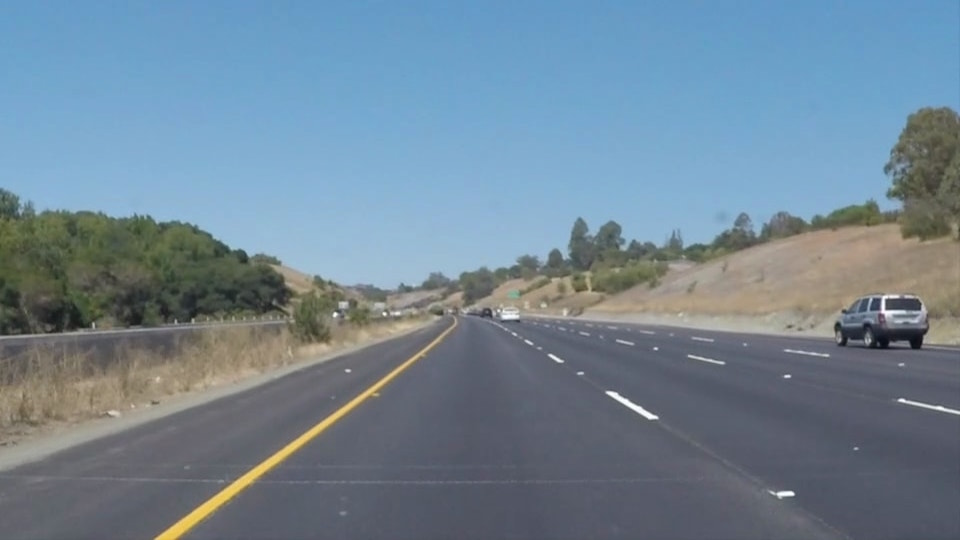
#> input picture CarND-LaneLines-P1/test_images/solidYellowCurve.jpg, 960 x 540 px
$ jupyter execute --allow-errors P1.ipynb   (shell and % lines are left out)
#> lines starting #> are read from the running program, lines starting #| are printed output that depends on the picture; after the words box and inside, x2 and y2 are one past the last pixel; in counts of white or black regions, pixels touching at a corner belong together
# **Finding Lane Lines on the Road**
***
In this project, you will use the tools you learned about in the lesson to identify lane lines on the road.  You can develop your pipeline on a series of individual images, and later apply the result to a video stream (really just a series of images). Check out the video clip "raw-lines-example.mp4" (also contained in this repository) to see what the output should look like after using the helper functions below.

Once you have a result that looks roughly like "raw-lines-example.mp4", you'll need to get creative and try to average and/or extrapolate the line segments you've detected to map out the full extent of the lane lines.  You can see an example of the result you're going for in the video "P1_example.mp4".  Ultimately, you would like to draw just one line for the left side of the lane, and one for the right.

---
Let's have a look at our first image called 'test_images/solidWhiteRight.jpg'.  Run the 2 cells below (hit Shift-Enter or the "play" button above) to display the image.

**Note** If, at any point, you encounter frozen display windows or other confounding issues, you can always start again with a clean slate by going to the "Kernel" menu above and selecting "Restart & Clear Output".

---

**The tools you have are color selection, region of interest selection, grayscaling, Gaussian smoothing, Canny Edge Detection and Hough Tranform line detection.  You  are also free to explore and try other techniques that were not presented in the lesson.  Your goal is piece together a pipeline to detect the line segments in the image, then average/extrapolate them and draw them onto the image for display (as below).  Once you have a working pipeline, try it out on the video stream below.**

---

<figure>

 <figcaption>
 <p></p>
 <p style="text-align: center;"> Your output should look something like this (above) after detecting line segments using the helper functions below </p>
 </figcaption>
</figure>
 <p></p>
<figure>

 <figcaption>
 <p></p>
 <p style="text-align: center;"> Your goal is to connect/average/extrapolate line segments to get output like this</p>
 </figcaption>
</figure>

[cell 1]
#importing some useful packages
import matplotlib.pyplot as plt
import matplotlib.image as mpimg
import numpy as np
import cv2
from operator import itemgetter

[cell 2]
import math

def grayscale(img):
    """Applies the Grayscale transform
    This will return an image with only one color channel
    but NOTE: to see the returned image as grayscale
    you should call plt.imshow(gray, cmap='gray')"""
    return cv2.cvtColor(img, cv2.COLOR_BGR2GRAY)

def canny(img, low_threshold, high_threshold):
    """Applies the Canny transform"""
    return cv2.Canny(img, low_threshold, high_threshold)

def gaussian_blur(img, kernel_size):
    """Applies a Gaussian Noise kernel"""
    return cv2.GaussianBlur(img, (kernel_size, kernel_size), 0)

def region_of_interest(img, vertices):
    """
    Applies an image mask.

    Only keeps the region of the image defined by the polygon
    formed from `vertices`. The rest of the image is set to black.
    """
    #defining a blank mask to start with
    mask = np.zeros_like(img)

    #defining a 3 channel or 1 channel color to fill the mask with depending on the input image
    if len(img.shape) > 2:
        channel_count = img.shape[2]  # i.e. 3 or 4 depending on your image
        ignore_mask_color = (255,) * channel_count
    else:
        ignore_mask_color = 255

    #filling pixels inside the polygon defined by "vertices" with the fill color
    cv2.fillPoly(mask, vertices, ignore_mask_color)

    #returning the image only where mask pixels are nonzero
    masked_image = cv2.bitwise_and(img, mask)
    return masked_image


def draw_lines(img, lines, color=[255, 0, 0], thickness=7):
    """
    NOTE: this is the function you might want to use as a starting point once you want to
    average/extrapolate the line segments you detect to map out the full
    extent of the lane (going from the result shown in raw-lines-example.mp4
    to that shown in P1_example.mp4).

    Think about things like separating line segments by their
    slope ((y2-y1)/(x2-x1)) to decide which segments are part of the left
    line vs. the right line.  Then, you can average the position of each of
    the lines and extrapolate to the top and bottom of the lane.

    This function draws `lines` with `color` and `thickness`.
    Lines are drawn on the image inplace (mutates the image).
    If you want to make the lines semi-transparent, think about combining
    this function with the weighted_img() function below
    """
    global right, left
    #print (lines)
    pre_right = []
    pre_left = []
    for line in lines.tolist():
        for x1,y1,x2,y2 in line:
            if x2 == x1:
                continue
            m = (y2-y1)/(x2-x1)
            #print (m)
            if abs(m) > 0.55:
                #print (m)
                if m < 0:
                    pre_right.append(line)
                else:
                    pre_left.append(line)


    if len(pre_right) > 9:
        right = pre_right
        #print (pre_right)
#     print("right ", len(right))
#     print("pre_right ", len(pre_right))
    if len(pre_left) > 9:
        left = pre_left
#     print("left ", len(left))
#     print("pre_left ", len(pre_left))

    right_lines = np.array(right)
    left_lines = np.array(left)

    sorted_right = sorted((np.reshape(right_lines,(-1,2))), key = itemgetter(0))
    sorted_left = sorted((np.reshape(left_lines,(-1,2))), key = itemgetter(0))

    sorted_right = np.array(sorted_right)
    sorted_left = np.array(sorted_left)
    #print(sorted_left)
    right_x = np.delete(sorted_right,1,1)
    right_y = np.delete(sorted_right,0,1)
    left_x = np.delete(sorted_left,1,1)
    left_y = np.delete(sorted_left,0,1)
    #print(left_x)
    #print(left_y)
    r_poly = np.polyfit((np.reshape(right_x,-1)), (np.reshape(right_y,-1)), 1.9)
    l_poly = np.polyfit((np.reshape(left_x,-1)), (np.reshape(left_y,-1)), 1.9)
    func_r = np.poly1d(r_poly)
    func_l = np.poly1d(l_poly)

    domain_r = np.arange(150, img.shape[1]/2-50, 1)
    domain_l = np.arange(img.shape[1]/2+50, img.shape[1]-100, 1)
    #domain_l = np.append(np.array([0.0]),domain_l)
    pts_r = np.column_stack((domain_r,func_r(domain_r)))
    pts_l = np.column_stack((domain_l,func_l(domain_l)))
    # [7 lines of commented-out code are left out]

    cv2.polylines(img, np.int32([pts_r]), 0, color,thickness)
    cv2.polylines(img, np.int32([pts_l]), 0, color,thickness)
#    for line in lines:
#        for x1,y1,x2,y2 in line:
#            cv2.line(img, (x1, y1), (x2, y2), color, thickness)

def hough_lines(img, rho, theta, threshold, min_line_len, max_line_gap):
    """
    `img` should be the output of a Canny transform.
    Returns an image with hough lines drawn.
    """
    lines = cv2.HoughLinesP(img, rho, theta, threshold, np.array([]), minLineLength=min_line_len, maxLineGap=max_line_gap)
    line_img = np.zeros((*img.shape, 3), dtype=np.uint8)
    draw_lines(line_img, lines)
    return line_img

# Python 3 has support for cool math symbols.

def weighted_img(img, initial_img, α=0.8, β=1., λ=1.):
    """
    `img` is the output of the hough_lines(), An image with lines drawn on it.
    Should be a blank image (all black) with lines drawn on it.

    `initial_img` should be the image before any processing.

    The result image is computed as follows:

    initial_img * α + img * β + λ
    NOTE: initial_img and img must be the same shape!
    """
    return cv2.addWeighted(initial_img, α, img, β, λ)

[cell 3]
#reading in an image
image = mpimg.imread('test_images/solidYellowCurve.jpg')
#> image is the input picture: shape (540, 960, 3); mean R, G, B 113, 133.4, 149

def color_mask(img, boundary):
    # create NumPy arrays from the boundary
    lower = np.array(boundary[0], dtype = "uint8")
    upper = np.array(boundary[1], dtype = "uint8")

    # find the colors within the specified boundaries and apply
    # the mask
    clrmask = cv2.inRange(img, lower, upper)
    return clrmask

def ta_da(image):
    imshape = image.shape

    left = []
    right = []

    # define the list of RGB boundaries to select
    boundaries = [
        ([220, 220, 220], [255, 255, 255]),
        ([151, 131, 0], [255, 228, 255])
        ]

    # color mask image
    color_pik0 = color_mask(image, boundaries[0]) # white lines
    color_pik1 = color_mask(image, boundaries[1]) # yellow lines
    color_pik = cv2.add(color_pik0, color_pik1)
    colormask = cv2.bitwise_and(image, image, mask = color_pik)

    # grayscale image
    gray = grayscale(image)

    # Gaussian blurring
    kernel_size = 3
    blur_gray = gaussian_blur(gray, kernel_size)

    # Canny edge detection
    low_threshold = 20
    high_threshold =30
    edges = canny(blur_gray,low_threshold,high_threshold)

    # combined masked image
    all_mask = cv2.add(color_pik, edges)
    vertices = np.array([[(100,imshape[0]),(imshape[1]/2-30, imshape[0]/2+56), (imshape[1]/2+30, imshape[0]/2+56), (imshape[1]-90,imshape[0]), (imshape[1]-160,imshape[0]), (imshape[1]/2+2, imshape[0]/2+56), (imshape[1]/2-2, imshape[0]/2+56),(200,imshape[0])]], dtype=np.int32)
    masked_edges = region_of_interest(all_mask,vertices)

    # Hough transform
    rho = 2
    theta = np.pi*2/180
    threshold = 50
    min_line_len = 40
    max_line_gap = 20
    h_lines = hough_lines(masked_edges, rho, theta, threshold, min_line_len, max_line_gap)

    # weighted image
    line_edges = weighted_img(h_lines, image)

    # list of all images
    images=[]
    images.extend([image,color_pik, colormask,gray,blur_gray,edges,masked_edges,h_lines,line_edges])
    return images

#printing out some stats and plotting
print('This image is:', type(image), 'with dimesions:', image.shape)
#| This image is: <class 'numpy.ndarray'> with dimesions: (540, 960, 3)
plt.rcParams['image.cmap'] = 'gray' # set colormap parameters
images = ta_da(image)
#> in color_mask, `clrmask = cv2.inRange(img, lower, upper)`:
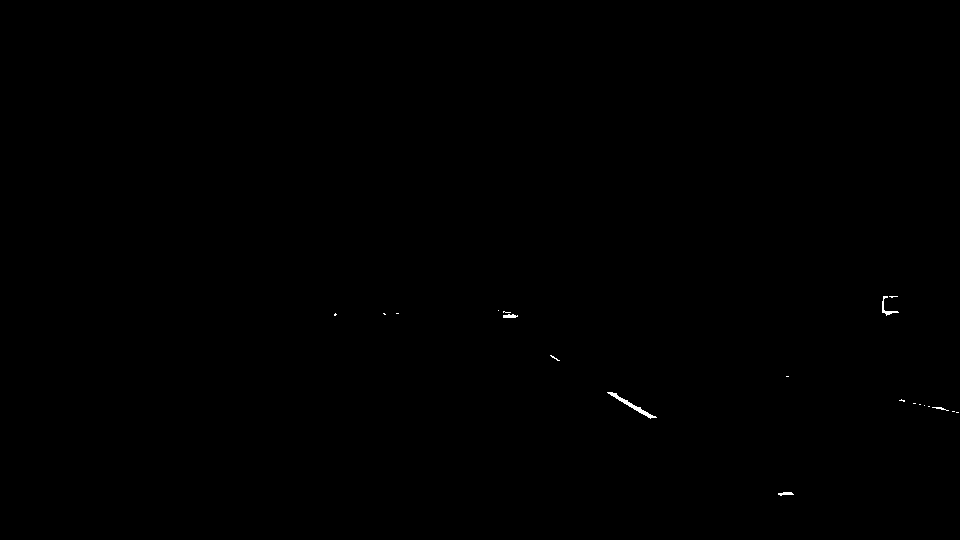
#> clrmask: shape (540, 960); 0.09% white; 20 white regions (15 under 20 px), largest, box (x1, y1, x2, y2) and area: (607, 392, 657, 419) 202, (882, 296, 899, 316) 80, (503, 314, 518, 318) 46, (778, 492, 794, 496) 42, (932, 407, 949, 411) 26
#> in ta_da, `color_pik = cv2.add(color_pik0, color_pik1)`:
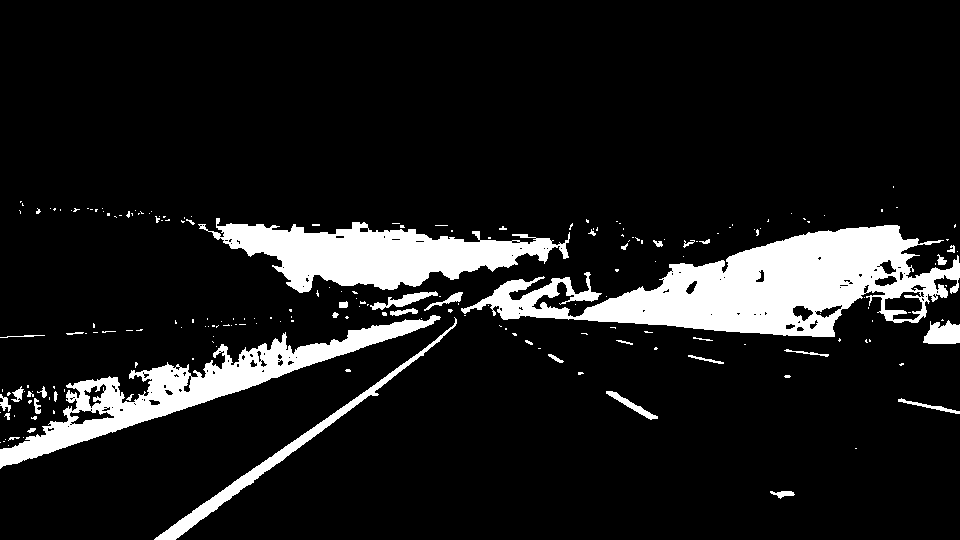
#> color_pik: shape (540, 960); 11.1% white; 206 white regions (166 under 20 px), largest, box (x1, y1, x2, y2) and area: (461, 225, 960, 337) 24917, (198, 218, 570, 293) 13242, (0, 315, 441, 469) 12376
#> in ta_da, `colormask = cv2.bitwise_and(image, image, mask = color_pik)`:
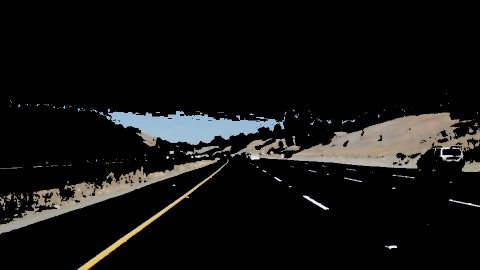
#> colormask: shape (540, 960, 3) (shown at 1/2 size); mean R, G, B 18.5, 18.3, 17.3
#> in grayscale, `return cv2.cvtColor(img, cv2.COLOR_BGR2GRAY)`:
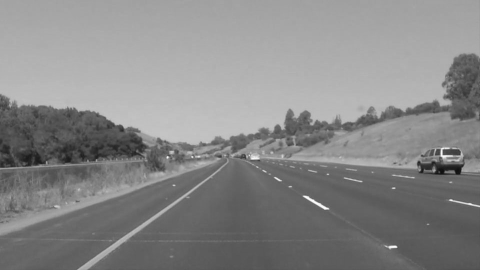
#> returned value: shape (540, 960) (shown at 1/2 size); min 13, max 255, mean 135.7
#> in ta_da, `all_mask = cv2.add(color_pik, edges)`:
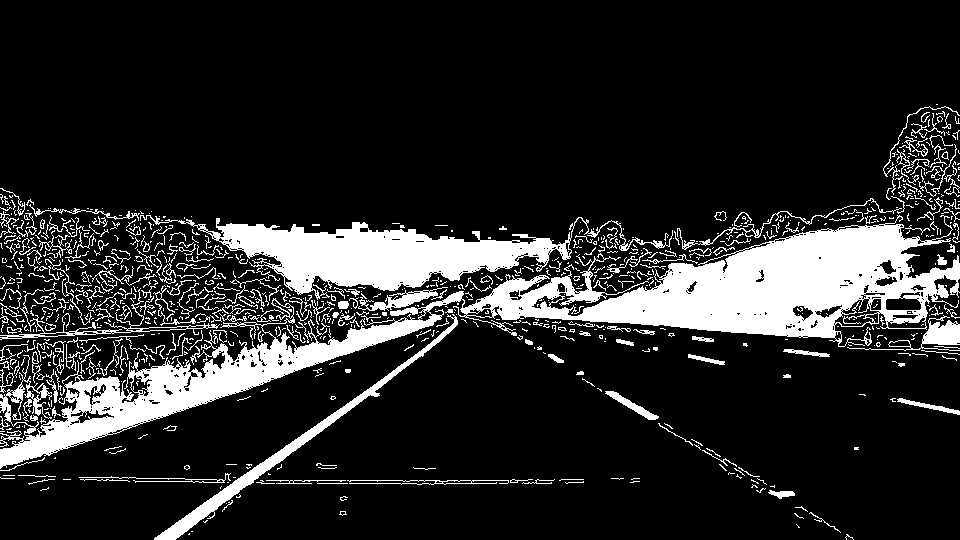
#> all_mask: shape (540, 960); 15.7% white; 965 white regions (719 under 20 px), largest, box (x1, y1, x2, y2) and area: (0, 215, 960, 469) 43346, (140, 215, 673, 300) 14576, (154, 314, 458, 540) 3230
#> in region_of_interest, `masked_image = cv2.bitwise_and(img, mask)`:
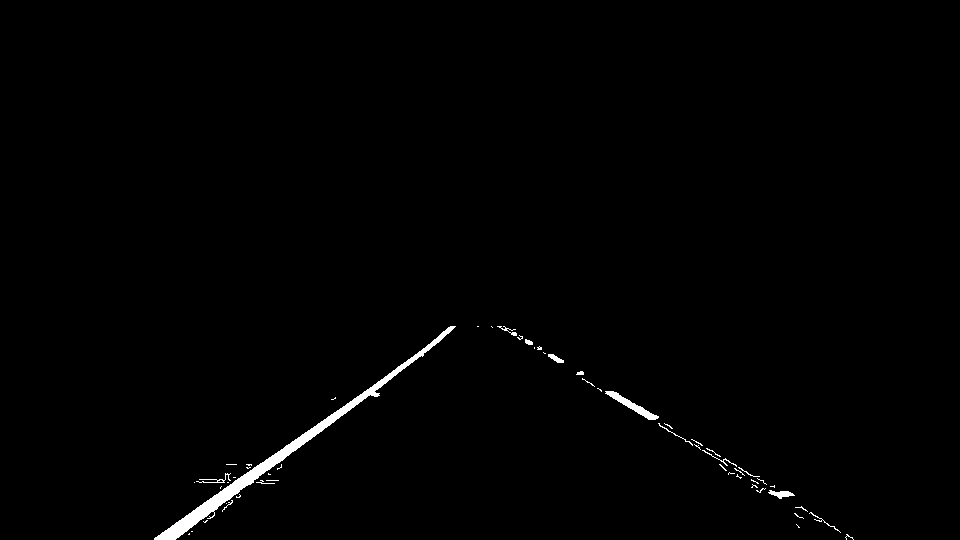
#> masked_image: shape (540, 960); 0.88% white; 55 white regions (40 under 20 px), largest, box (x1, y1, x2, y2) and area: (154, 326, 456, 540) 3177, (605, 391, 659, 420) 372, (768, 490, 795, 499) 127
#> in hough_lines, `lines = cv2.HoughLinesP(img, rho, theta, threshold, np.array([]), minL..`: lines = 24 rows, first 6: [164, 539, 450, 331], [165, 539, 443, 337], [170, 539, 390, 379], [160, 539, 453, 326], [158, 539, 328, 416], [694, 444, 817, 520]
#> the loop in draw_lines, `for line in lines.tolist():` made 24 passes
#> after the loop in draw_lines, `for line in lines.tolist():`: pre_left = [[[694, 444, 817, 520]], [[605, 391, 692, 445]], [[607, 391, 788, 495]], [[501, 326, 583, 373]], [[557, 362, 648, 419]], [[773, 491, 846, 536]], [[609, 391, 789, 495]], [[613, 391, 658, 417]], [[500, 326, 675, 435]], [[615, 396, 726, 465]]]; pre_right = 13 items
#> in draw_lines, `left = pre_left`: left has the same summary as pre_left
#> in draw_lines, `right_lines = np.array(right)`: right_lines = 13 rows, first 6: [164, 539, 450, 331], [165, 539, 443, 337], [170, 539, 390, 379], [160, 539, 453, 326], [158, 539, 328, 416], [172, 539, 374, 392]
#> in draw_lines, `left_lines = np.array(left)`: left_lines = [[694, 444, 817, 520], [605, 391, 692, 445], [607, 391, 788, 495], [501, 326, 583, 373], [557, 362, 648, 419], [773, 491, 846, 536], [609, 391, 789, 495], [613, 391, 658, 417], [500, 326, 675, 435], [615, 396, 726, 465]]
#> in draw_lines, `sorted_right = sorted((np.reshape(right_lines,(-1,2))), key = itemgett..`: sorted_right = 26 pairs, first value 154 to 453, second value 326 to 539
#> in draw_lines, `sorted_left = sorted((np.reshape(left_lines,(-1,2))), key = itemgetter..`: sorted_left = [[500, 326], [501, 326], [557, 362], [583, 373], [605, 391], [607, 391], [609, 391], [613, 391], [615, 396], [648, 419], [658, 417], [675, 435], [692, 445], [694, 444], [726, 465], [773, 491], [788, 495], [789, 495], [817, 520], [846, 536]]
#> in draw_lines, `sorted_left = np.array(sorted_left)`: sorted_left = 20 rows, first 8: [500, 326], [501, 326], [557, 362], [583, 373], [605, 391], [607, 391], [609, 391], [613, 391]
#> in draw_lines, `right_x = np.delete(sorted_right,1,1)`: right_x = 26 values from 154 to 453
#> in draw_lines, `right_y = np.delete(sorted_right,0,1)`: right_y = 26 values, max 539 at index 0, min 326 at index 25, mean 456.4
#> in draw_lines, `left_x = np.delete(sorted_left,1,1)`: left_x = 20 values from 500 to 846
#> in draw_lines, `left_y = np.delete(sorted_left,0,1)`: left_y = 20 values, max 536 at index 19, min 326 at index 0, mean 425.4
#> in draw_lines, `r_poly = np.polyfit((np.reshape(right_x,-1)), (np.reshape(right_y,-1))..`: r_poly = [-0.727, 659.2]
#> in draw_lines, `l_poly = np.polyfit((np.reshape(left_x,-1)), (np.reshape(left_y,-1)), ..`: l_poly = [0.603, 24.6]
#> in draw_lines, `pts_r = np.column_stack((domain_r,func_r(domain_r)))`: pts_r = 280 pairs, first value 150 to 429, second value 347.3 to 550.1
#> in draw_lines, `pts_l = np.column_stack((domain_l,func_l(domain_l)))`: pts_l = 330 pairs, first value 530 to 859, second value 344.2 to 542.5
#> in draw_lines, `cv2.polylines(img, np.int32([pts_l]), 0, color,thickness)`:
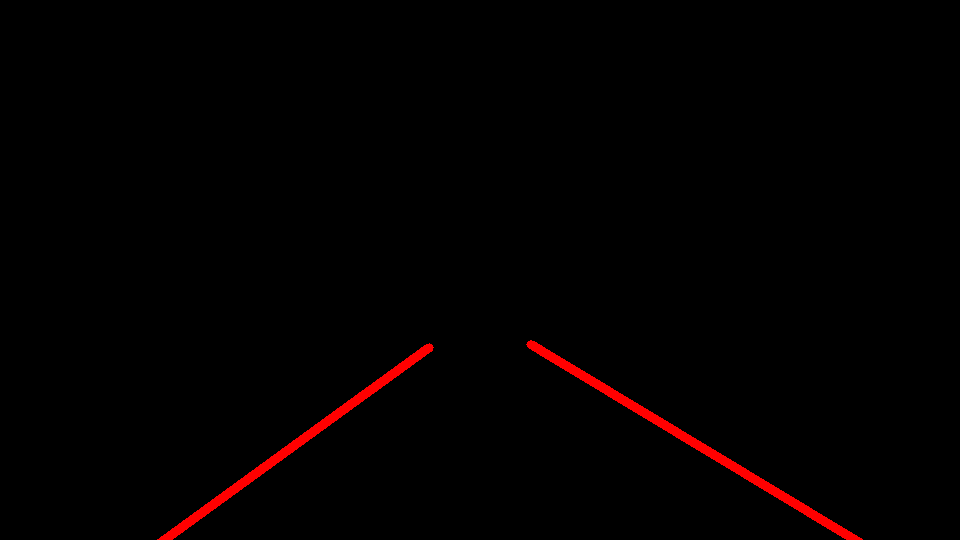
#> img: shape (540, 960, 3); mean of channels 0, 1, 2 3.2, 0, 0; drawn as R, G, B
#> in weighted_img, `return cv2.addWeighted(initial_img, α, img, β, λ)`:
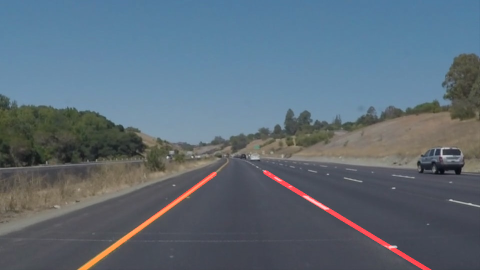
#> returned value: shape (540, 960, 3) (shown at 1/2 size); mean of channels 0, 1, 2 93.1, 107.7, 120.2; drawn as R, G, B
#> images = 9 items
for pic in images:
    plt.figure()
    plt.imshow(pic)
#> this loop made 9 passes

**Some OpenCV functions (beyond those introduced in the lesson) that might be useful for this project are:**

`cv2.inRange()` for color selection
`cv2.fillPoly()` for regions selection
`cv2.line()` to draw lines on an image given endpoints
`cv2.addWeighted()` to coadd / overlay two images
`cv2.cvtColor()` to grayscale or change color
`cv2.imwrite()` to output images to file
`cv2.bitwise_and()` to apply a mask to an image

**Check out the OpenCV documentation to learn about these and discover even more awesome functionality!**

## Test on Images

Now you should build your pipeline to work on the images in the directory "test_images"
**You should make sure your pipeline works well on these images before you try the videos.**

[cell 4]
import os

plt.rcParams['image.cmap'] = 'gray' # set colormap parameters

for item in os.listdir("test_images/"):
    pica = mpimg.imread("test_images/"+ item)
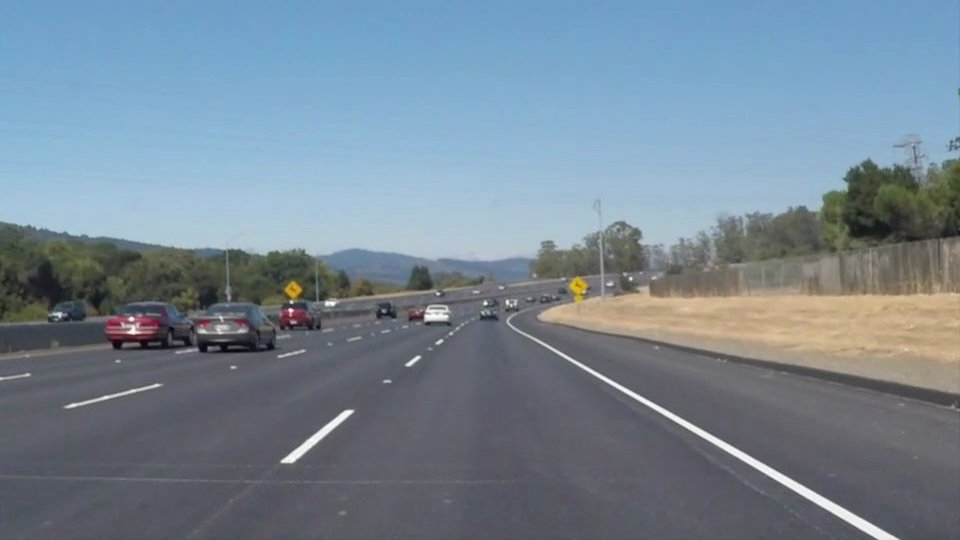
#> input picture CarND-LaneLines-P1/test_images/solidWhiteCurve.jpg, 960 x 540 px
#> pica is the input picture: shape (540, 960, 3); mean R, G, B 118.5, 134.5, 148.1
    if item == "solidWhiteCurve.jpg":
        continue
    final = ta_da(pica)
    plt.figure()
    plt.imshow(final[8])
